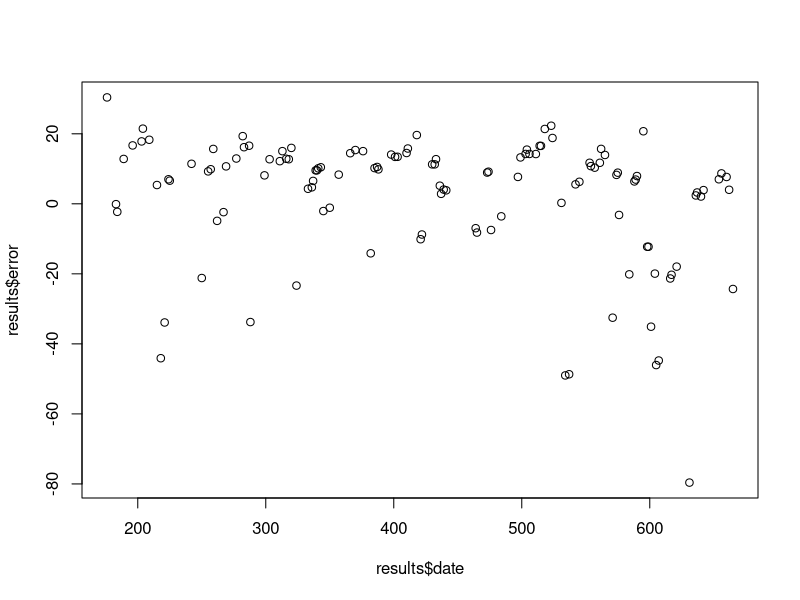
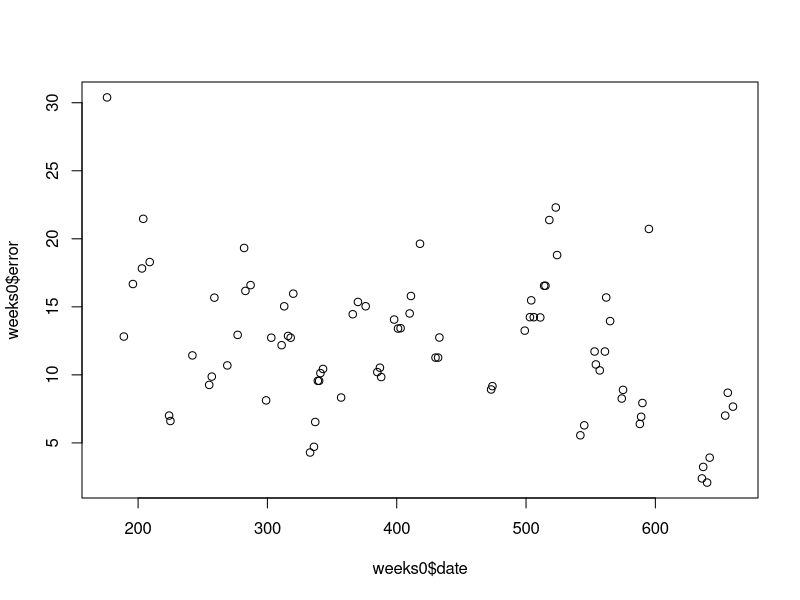
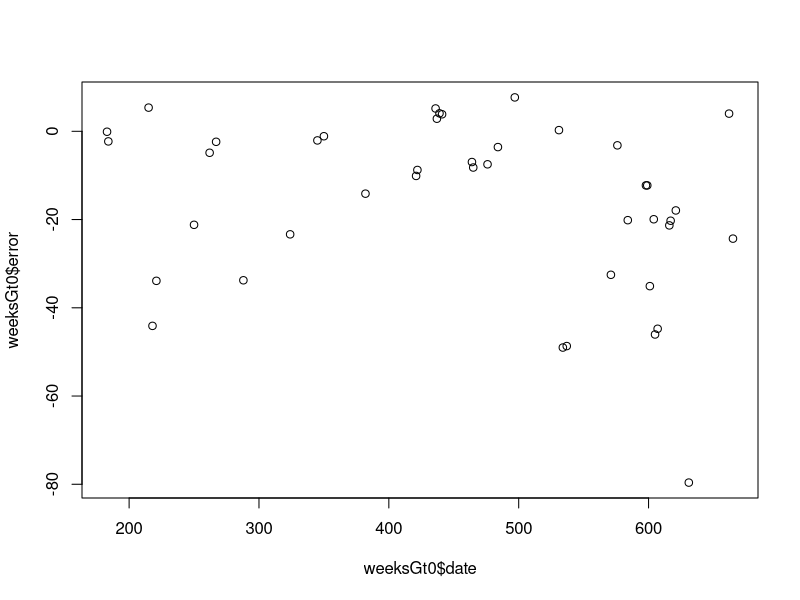

Here is the R script that generated these plots, in order:
library(ggplot2)


################################################################
################      FUNCTIONS    #############################
################################################################

#Creating sum of standarized:
# r=7 week, r=30 month, r=90 trimestre
sumquantities<-function(X,r){
  data<-rep(0,length(X))
  for(i in (length(X):r)){ 
    k<- i-r
    s<-i-1
    data[i]<-sum(X[k:s])
  }
  mean<-mean(data)
  sd<-sd(data)
  da <- sapply(data,function(x) (x-mean)/sd)
  return(da)
}

##Putting info in Resum table
##X:days in resum, YD:days in product, YD:quantity of product
resumtable<- function(X,YD,YQ){
  data <- rep(0,length(X))
  k<-1
  for(i in 1:length(X)){
    if(X[i]==YD[k]){
      data[i]<-YQ[k]
      k<-k+1
    }
  }
  return(data)
}

##Other quantities

quantitiescate<-function(X,YD,YQ){
  data<-resumtable(X,YD,YQ)
  mean<-mean(data)
  sd<-sd(data)
  da <- sapply(data,function(x) (x-mean)/sd)
  return(da)
}


##### Variable Y, prevision next week:

Yfunction <- function(X){
  r<- 6
  t <-(length(X)-6)
  data<-rep(0,length(X))
  for(i in (1:t)){ 
    k <- i+r
    data[i]<-sum(X[i:k])
  }
  return(data)
}



################################################################
#####################     DATA    ##############################
################################################################

##Import
sales_cat3 <- read.csv("table1.csv")
sales_16 <- read.csv("table2.csv")
sales_cats <- read.csv("table3.csv")

sales_cat3$days <- as.integer(as.Date(sales_cat3[,2], format= "%Y-%m-%d"))
sales_16$days <- as.integer(as.Date(sales_16[,2], format= "%Y-%m-%d"))
sales_cats$days <- as.integer(as.Date(sales_cats[,2], format= "%Y-%m-%d"))

#Create resum table
resum <-data.frame(seq(as.integer(as.Date("1996-07-04", format= "%Y-%m-%d")),as.integer(as.Date("1998-05-06", format= "%Y-%m-%d")),1))
names(resum)<- c("days")

##put information in resum:

resum$quantity_16<-resumtable(resum$days,sales_16$days,sales_16$Quantity)

########---------------------------
##Y - Creation on the dependent variable:


resum$Y_salesnextweek<-Yfunction(resum$quantity_16)



########---------------------------
##X1=Sales of last week:

resum$X1_SalesWeek <-sumquantities(resum$quantity_16,7)


########---------------------------
##X2=Sales of last month:

resum$X2_SalesMonth <- sumquantities(resum$quantity_16,30)

########---------------------------
##X3=Sales of last trimester:

resum$X3_SalesTrimes <- sumquantities(resum$quantity_16,90)

########---------------------------
##X4=Sales of last Semester:

resum$X4_SalesSemes <- sumquantities(resum$quantity_16,182)

########---------------------------
##X5=Sales of the day of other products of categ.3:

resum$X5quantity_cat3<-quantitiescate(resum$days,sales_cat3$days,sales_cat3$Quantity)

########---------------------------
##X5=Sales of the day of other products of categ.3:

resum$X6quantity_cat<-quantitiescate(resum$days,sales_cats$days,sales_cats$Quantity)

###########################################################################
#  Discard first 6 months, since we can't generate all X properly #########
##########################################################################


DATA<- resum[183:nrow(resum)-7,3:ncol(resum)]

# Split data into training (75%) and testing (25%)
train_idx <- sample(1:nrow(DATA),round(nrow(DATA)*0.75),replace=FALSE)
test <- DATA[-train_idx,] # test data
DATA <- DATA[train_idx,] # train data


y <- DATA[,1]
X <- as.matrix(DATA[,2:7])

logit <- glm( y ~ X , poisson(link='log') )

summary( logit )

logit

# Validate with test data

b<-paste(names(DATA)[-1],collapse=" + ")
formula <- paste0(paste0(names(DATA)[1]," ~ "),b) 

logit <- glm( formula , poisson(link='log'),data=DATA )


predicted<-predict(logit,test,type="response")
# order by date
date<-as.integer(rownames(test))
results<-data.frame(date,observed=test[,1],predict=predicted,error=predicted-test[,1])
results<-results[order(results$date),]
plot(results$date,results$error)

weeks0<-results[results$observed==0,]
plot(weeks0$date,weeks0$error)

weeksGt0<-results[results$observed!=0,]
plot(weeksGt0$date,weeksGt0$error)


RMSE<-sqrt(mean(results$error^2))

